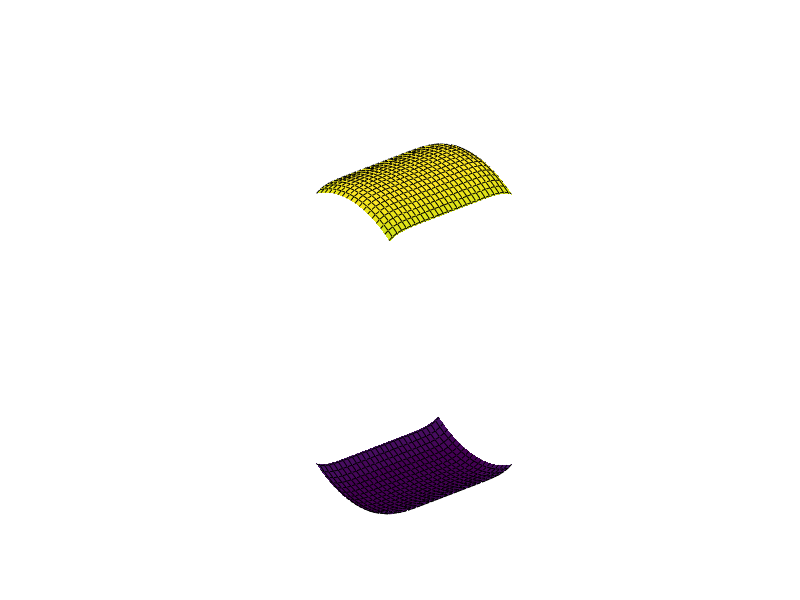
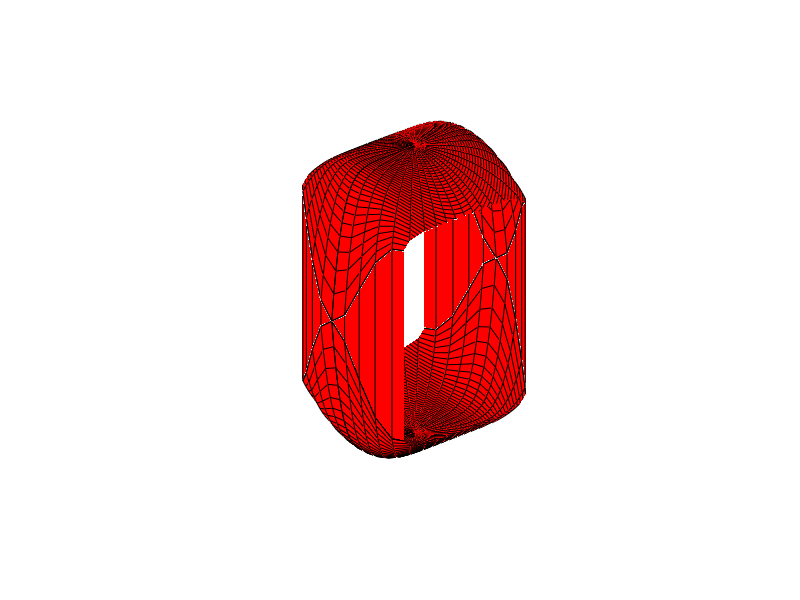

These figures' MATLAB source, in order:
%% Hatze's elliptic octo-paraboloid
%
% I think.
% Not much of a head.

%% All eight "quadrants"

a = 5;
b = 6;
c = 8;

kf = @(y)   sqrt(1-(y/b).^2);
zf = @(x,y) c*kf(y).*(1-(x./a).^8);

[xx,yy] = meshgrid(linspace(-a,a,40),linspace(-b,b,40));

zz = zf(xx,yy);

figure(1); clf; hold on
set(gcf,'color','white')

% offset by [1;2;3] -- change this to suit!!
surf(1+xx,2+yy,3+zz)
surf(1+xx,2+yy,3-zz)

axis equal
axis off
view(3)
zoom(3)

%% Maybe a better way?!?!

clear all
close all
clc

a = 5;
b = 6;
c = 8;

zf = @(x,y) c*sqrt(1-(y/b).^2).*(1-(x./a).^8);

N = 41;
t = linspace(-pi,pi,N);
d = linspace(0,1,N);

[tt,dd] = meshgrid(t,d);

x = dd*a.*cos(tt);
y = dd*b.*sin(tt);
z = zf(x,y);

figure(2); clf; hold on
set(gcf,'color','white')

opt = {'facecolor',[1 0 0],'facealpha',1};

surf(x,y,+z,opt{:})
surf(x,y,-z,opt{:})

x = a*sin(t);
y = b*cos(t);
z = zf(x,y);
surf([x;x],[y;y],[z;-z],opt{:})

axis equal
axis off
view(3)
zoom(2)